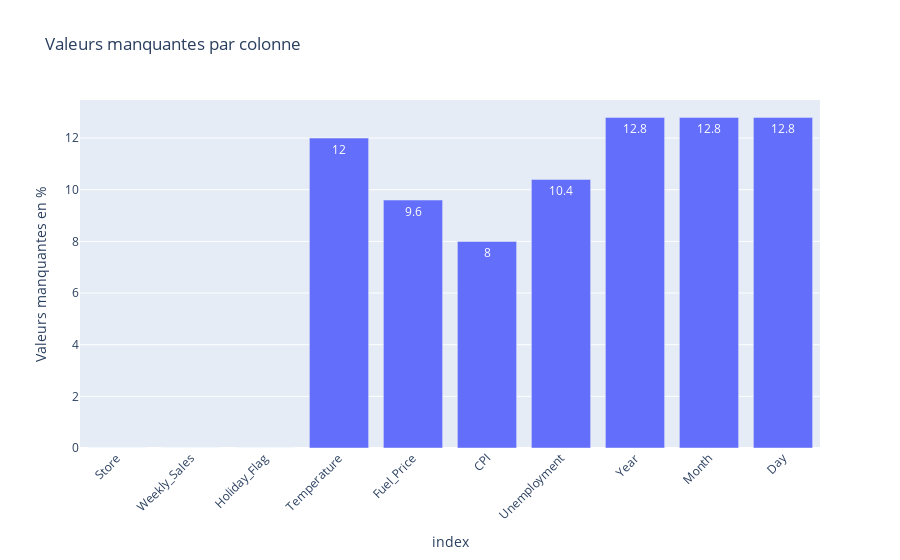
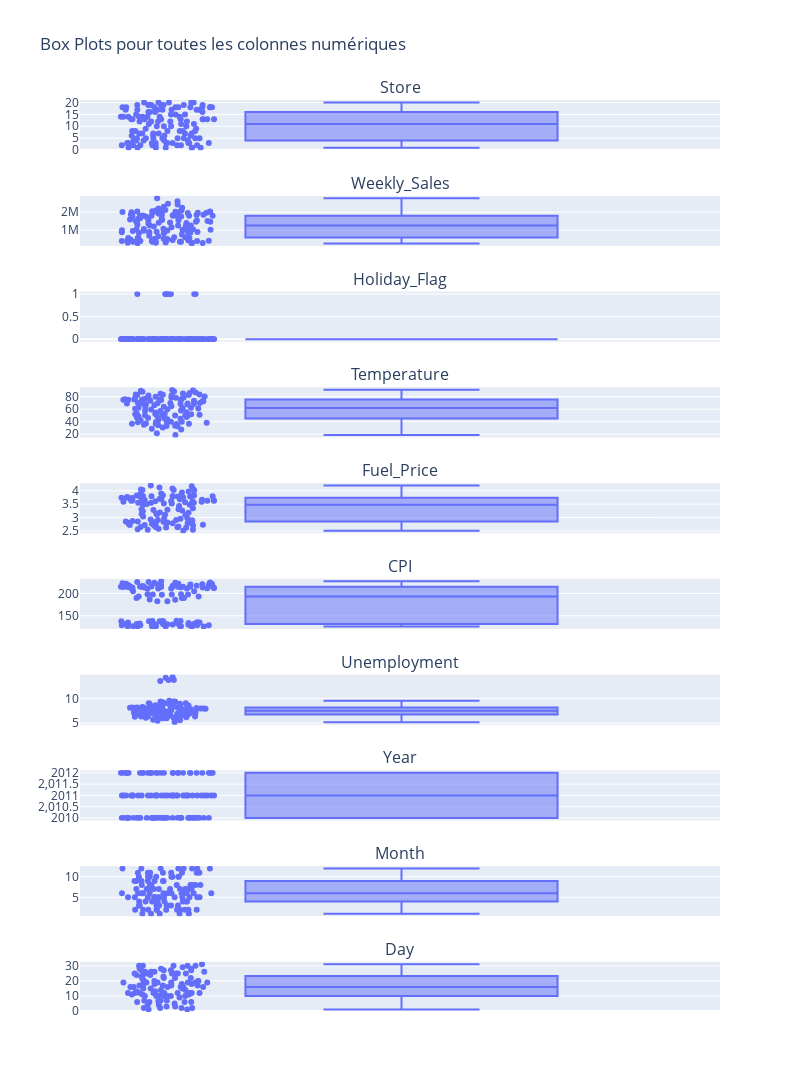

Write notebook code for charts like these, in order.
### Markdown cell above
### L'EDA Analyse exploratoire des données Basique
---

### Code cell
print(f"Nous avons {df.shape[0]} colonnes et {df.shape[1]} lignes dans ce jeu de données")

print("\n... Informations sur les colonnes et les types de données ...")
df.info() 

print("\n... Statistiques descriptives sur les colonnes numériques ...")
display(df.describe())

print("\n... Valeurs manquantes ...")
nb_valeurs_manquantes = df.isnull().sum()
pourcentage_valeurs_manquantes = (df.isnull().mean() * 100).round(2)
df_manquants = pd.DataFrame({
    'Nombre de Valeurs Manquantes': nb_valeurs_manquantes,
    '% Valeurs Manquantes': pourcentage_valeurs_manquantes
})
# Ne garder que les colonnes avec des valeurs manquantes
df_manquants[df_manquants['Nombre de Valeurs Manquantes'] > 0].sort_values('Nombre de Valeurs Manquantes', ascending=False)
print(df_manquants)

print("\n... Visualisation des valeurs manquantes ...")
fig = px.bar(df_manquants, 
             x=pourcentage_valeurs_manquantes.index, 
             y=pourcentage_valeurs_manquantes.values, 
             title="Valeurs manquantes par colonne",
             labels={'x': 'Colonnes', 'y': 'Valeurs manquantes en %'},
             text=pourcentage_valeurs_manquantes.values)

fig.update_layout(xaxis_tickangle=-45)
fig.show()

print("\n... Visualisation histogramme ...")
df.hist(figsize=(15,10))
plt.tight_layout()
plt.show()

print("\n... Visualisation box plot ...")
colonnes_numeriques = df.select_dtypes(include=['float64', 'int64']).columns

# Créer une figure avec des sous-graphiques (1 colonne, autant de lignes que de colonnes numériques)
fig = make_subplots(rows=len(colonnes_numeriques), cols=1, subplot_titles=colonnes_numeriques)

# Ajouter un box plot pour chaque colonne numérique
for i, colonne in enumerate(colonnes_numeriques, start=1):
    box_plot = px.box(df, y=colonne, points="all").data[0]
    fig.add_trace(box_plot, row=i, col=1)

fig.update_layout(
    height=300 * len(colonnes_numeriques),
    width=800,
    title_text="Box Plots pour toutes les colonnes numériques",
    showlegend=False
)
fig.show()

### Figure 1 — Plotly figure (JSON) as saved in the notebook; plotly's stock layout.template omitted (floating-point values rounded to 4 significant figures)
{"data": [{"alignmentgroup": "True", "hovertemplate": "index=%{x}<br>Valeurs manquantes en %=%{y}<br>text=%{text}<extra></extra>", "legendgroup": "", "marker": {"color": "#636efa", "pattern": {"shape": ""}}, "name": "", "offsetgroup": "", "orientation": "v", "showlegend": false, "text": [0, 0, 0, 12, 9.6, 8, 10.4, 12.8, 12.8, 12.8], "textposition": "auto", "type": "bar", "x": ["Store", "Weekly_Sales", "Holiday_Flag", "Temperature", "Fuel_Price", "CPI", "Unemployment", "Year", "Month", "Day"], "xaxis": "x", "y": [0, 0, 0, 12, 9.6, 8, 10.4, 12.8, 12.8, 12.8], "yaxis": "y"}], "layout": {"barmode": "relative", "legend": {"tracegroupgap": 0}, "title": {"text": "Valeurs manquantes par colonne"}, "xaxis": {"anchor": "y", "domain": [0, 1], "tickangle": -45, "title": {"text": "index"}}, "yaxis": {"anchor": "x", "domain": [0, 1], "title": {"text": "Valeurs manquantes en %"}}}}

### Figure 2 — Plotly figure (JSON) as saved in the notebook; plotly's stock layout.template omitted (floating-point values rounded to 4 significant figures)
{"data": [{"alignmentgroup": "True", "boxpoints": "all", "hovertemplate": "Store=%{y}<extra></extra>", "legendgroup": "", "marker": {"color": "#636efa"}, "name": "", "notched": false, "offsetgroup": "", "orientation": "v", "showlegend": false, "type": "box", "x0": " ", "xaxis": "x", "y": [13, 11, 6, 4, 15, 20, 14, 3, 8, 18, 7, 1, 17, 13, 18, 2, 7, 5, 18, 19, 19, 17, 3, 16, 17, 6, 12, 7, 14, 2, 19, 3, 18, 4, 5, 18, 16, 1, 1, 2, 5, 19, 16, 13, 2, 9, 10, 13, 8, 6, 14, 14, 10, 12, 5, 4, 18, 3, 12, 18, 13, 1, 20, 15, 1, 20, 9, 5, 11, 15, 2, 17, 3, 20, 2, 17, 3, 12, 14, 1, 8, 5, 10, 13, 3, 2, 18, 4, 3, 19, 14, 8, 18, 20, 19, 2, 13, 11, 15, 7, 14, 8, 5, 7, 1, 19, 3, 16, 13, 18, 13, 17, 4, 12, 10, 6, 7, 5, 3, 3, 3, 14, 17, 8, 19], "y0": " ", "yaxis": "y"}, {"alignmentgroup": "True", "boxpoints": "all", "hovertemplate": "Weekly_Sales=%{y}<extra></extra>", "legendgroup": "", "marker": {"color": "#636efa"}, "name": "", "notched": false, "offsetgroup": "", "orientation": "v", "showlegend": false, "type": "box", "x0": " ", "xaxis": "x2", "y": [1808000.0, 1244000.0, 1644000.0, 1858000.0, 695400.0, 2204000.0, 2601000.0, 418900.0, 895100.0, 1030000.0, 414100.0, 1677000.0, 829200.0, 1997000.0, 1205000.0, 2433000.0, 561100.0, 290900.0, 1074079, 1427000.0, 1405000.0, 919900.0, 367400.0, 435400.0, 757700.0, 1420000.0, 1021000.0, 563500.0, 2077000.0, 1853000.0, 1267000.0, 365200.0, 988200.0, 2008000.0, 311900.0, 961200.0, 526500.0, 1662000.0, 1642000.0, 1862000.0, 268900.0, 1549000.0, 485100.0, 2035000.0, 1917000.0, 509300.0, 1806000.0, 1847000.0, 888800.0, 1532000.0, 2021000.0, 2096000.0, 1990000.0, 1296000.0, 313400.0, 2771000.0, 1166000.0, 461600.0, 955900.0, 1588000.0, 2461000.0, 1508000.0, 1973000.0, 570600.0, 1539000.0, 1790000.0, 519800.0, 359200.0, 1570000.0, 607500.0, 1758000.0, 986900.0, 432000.0, 2046000.0, 1798000.0, 1047000.0, 384200.0, 964300.0, 1954000.0, 1494000.0, 860300.0, 298700.0, 1768000.0, 2018000.0, 364100.0, 1800000.0, 1087000.0, 2303000.0, 419500.0, 1366000.0, 2096000.0, 994800.0, 1256000.0, 1800000.0, 1468000.0, 2124000.0, 1812000.0, 1757000.0, 660800.0, 457300.0, 1865000.0, 836700.0, 275100.0, 597900.0, 1466000.0, 1467000.0, 398800.0, 614300.0, 1970000.0, 1048000.0, 2026000.0, 855500.0, 2036000.0, 903100.0, 1832000.0, 1639000.0, 532700.0, 301800.0, 403300.0, 397000.0, 424500.0, 2249000.0, 845300.0, 856800.0, 1255000.0], "y0": " ", "yaxis": "y2"}, {"alignmentgroup": "True", "boxpoints": "all", "hovertemplate": "Holiday_Flag=%{y}<extra></extra>", "legendgroup": "", "marker": {"color": "#636efa"}, "name": "", "notched": false, "offsetgroup": "", "orientation": "v", "showlegend": false, "type": "box", "x0": " ", "xaxis": "x3", "y": [0, 0, 0, 0, 0, 0, 0, 0, 0, 0, 0, 0, 0, 0, 0, 0, 0, 0, 0, 0, 0, 0, 0, 0, 0, 0, 0, 1, 1, 0, 0, 0, 0, 0, 0, 0, 0, 1, 1, 0, 0, 0, 0, 0, 0, 0, 0, 0, 0, 0, 0, 0, 0, 0, 0, 0, 0, 0, 0, 0, 0, 0, 0, 0, 0, 0, 0, 0, 0, 0, 0, 0, 0, 0, 0, 0, 0, 0, 0, 0, 0, 0, 0, 0, 0, 0, 0, 0, 0, 0, 0, 1, 0, 1, 0, 0, 0, 1, 0, 0, 0, 0, 0, 1, 0, 0, 0, 0, 0, 0, 0, 0, 0, 1, 0, 0, 0, 0, 0, 0, 0, 0, 0, 0, 0], "y0": " ", "yaxis": "y3"}, {"alignmentgroup": "True", "boxpoints": "all", "hovertemplate": "Temperature=%{y}<extra></extra>", "legendgroup": "", "marker": {"color": "#636efa"}, "name": "", "notched": false, "offsetgroup": "", "orientation": "v", "showlegend": false, "type": "box", "x0": " ", "xaxis": "x4", "y": [42.38, 84.57, 78.89, null, 69.8, 39.93, 30.54, 60.12, 82.92, 52.02, 36.61, 64.74, 60.07, 76.34, 21.33, 50.13, 38.26, 77.38, 50.97, 39.07, 50.76, 44.82, 51.86, 43.95, 45.22, null, 68.4, 18.79, 37, 87.7, 33.26, 80.19, null, 81.85, 60.71, 50.43, null, null, 38.51, 54.63, 82.46, 66.25, 48.29, 61.11, 59.69, 85.02, 86.87, 63.6, 74.92, null, 36.85, null, 57.62, 52.77, 69.17, 36.44, 73.67, 45.71, 91.04, 27.4, 36.78, 67.97, 75.17, 47.42, 62.25, 69.37, 49.96, null, 52.77, 79.97, 44.69, null, 75.19, 39.79, 76.42, 68.91, null, null, 78.47, 74.78, 49.76, 67.53, 90.32, 78.82, 83.52, 46.75, 69.75, 42.4, 82.7, 72.83, 34.89, 33.34, 69.12, 28.85, null, 39.69, 32.71, 69.9, null, 39.3, 34.32, 75.32, 89.42, 57.84, null, 68.26, 63.91, 61.79, 75.95, 73.25, 52.5, null, 82.84, 83.63, 88.44, 74.24, 50.6, 62.37, 75.54, 78.53, 73.44, 72.62, 57.14, 86.05, 55.2], "y0": " ", "yaxis": "y4"}, {"alignmentgroup": "True", "boxpoints": "all", "hovertemplate": "Fuel_Price=%{y}<extra></extra>", "legendgroup": "", "marker": {"color": "#636efa"}, "name": "", "notched": false, "offsetgroup": "", "orientation": "v", "showlegend": false, "type": "box", "x0": " ", "xaxis": "x5", "y": [3.435, null, 2.759, 2.756, 4.069, 3.617, 3.109, 3.555, 3.554, 2.878, 3.767, 3.734, 2.853, 2.85, 2.788, null, 2.725, 3.899, 4.029, 2.963, 4.124, 3.797, 3.261, 3.828, 2.915, 3.523, 4.193, 3.103, null, 3.48, 3.789, 3.467, 3.823, 3.57, 3.297, 4.023, 3.659, 3.73, 2.548, 3.555, 2.64, 2.958, 3.75, 3.788, 2.728, 2.653, 3.666, 3.648, 2.619, 2.64, 3.695, 4.046, 3.882, 3.236, 3.594, 3.149, 2.792, 2.572, 3.701, 3.139, 2.817, 3.594, 2.808, 4.021, 3.308, null, 2.771, 3.63, 3.51, 3.972, 2.976, 3.793, 3.688, 3.739, 3.786, 3.63, 2.667, 4.087, 3.76, 2.854, null, null, null, 2.814, 2.637, null, 3.815, 2.86, 3.346, 2.932, null, 2.548, 2.906, 3.179, 3.722, 2.514, null, 2.735, 2.909, 3.936, 3.193, 2.582, 3.682, 3.596, 3.786, null, 3.308, 2.711, 3.606, 3.84, 3.529, 2.831, 3.627, 3.044, 3.112, 3.807, 3.804, null, 3.285, 2.705, 3.594, 2.78, 2.841, 3.638, 4.17], "y0": " ", "yaxis": "y5"}, {"alignmentgroup": "True", "boxpoints": "all", "hovertemplate": "CPI=%{y}<extra></extra>", "legendgroup": "", "marker": {"color": "#636efa"}, "name": "", "notched": false, "offsetgroup": "", "orientation": "v", "showlegend": false, "type": "box", "x0": " ", "xaxis": "x6", "y": [128.6, 214.6, 212.4, 126.2, 134.9, 213.0, null, 224.1, 219.1, 132.8, 192.8, 221.2, 126.2, null, 131.5, null, 189.7, 216.5, 138.9, 131.9, 138.0, 131.1, null, 192.8, 126.6, 217.3, 129.0, 196.9, null, 214.9, 134.0, 219.7, 134.3, 129.1, 218.6, 138.0, 198.1, 222.4, 211.2, 220.3, 211.9, 132.5, 197.4, 131.0, 211.7, 214.9, 130.7, 129.5, 214.9, 212.9, 189.8, 185.9, 130.6, 126.9, 224.0, 129.9, 132.6, 214.4, 129.2, null, 126.8, 223.4, 204.6, 137.6, 218.2, null, 215.4, 221.4, 223.9, 135.9, 211.1, 131.0, 225.2, 213.5, 215.2, null, 214.7, 129.1, 186.1, 210.3, 214.7, 210.9, 126.1, 126.1, 214.8, 219.4, 135.4, 126.8, 225.3, 132.6, null, 214.6, 132.3, 204.6, 138.2, 210.9, 130.3, 215.1, 131.6, 197.7, 182.6, 214.9, 216.0, 198.1, 215.5, 134.9, 221.6, 189.5, 129.2, 138.2, 130.8, 126.5, 129.2, 126.1, 126.1, 217.0, 197.6, 212.6, null, 214.5, 227.0, 182.4, 126.1, 219.0, 137.9], "y0": " ", "yaxis": "y6"}, {"alignmentgroup": "True", "boxpoints": "all", "hovertemplate": "Unemployment=%{y}<extra></extra>", "legendgroup": "", "marker": {"color": "#636efa"}, "name": "", "notched": false, "offsetgroup": "", "orientation": "v", "showlegend": false, "type": "box", "x0": " ", "xaxis": "x7", "y": [7.47, 7.346, 7.092, 7.896, 7.658, 6.961, null, 6.833, 6.425, 9.331, 8.595, 7.348, 6.885, 7.951, 9.202, 7.441, 8.963, 6.489, 8.243, 8.35, 8.15, 5.527, 6.833, 6.339, 6.635, 6.925, 13.74, 8.256, 8.424, null, 7.771, 7.567, 8.975, 5.946, 6.3, 8.304, 6.061, 6.908, 8.106, 7.057, 6.496, 8.099, 6.162, 5.965, 8.163, null, 7.17, 6.877, 6.315, 6.973, 8.424, 8.521, 7.545, 14.31, 5.422, 5.143, 9.342, 7.368, 13.5, 9.331, 7.795, null, 7.856, 7.943, 7.866, 7.527, 6.56, 5.943, 6.833, 7.806, 8.028, 6.235, 6.664, 6.961, 7.931, 5.936, null, 13.74, 8.625, 7.808, 6.299, null, 9.524, 7.951, 7.343, 7.057, 8.89, 7.127, 6.664, 8.099, 8.992, 6.299, null, 7.484, 8.15, null, 6.104, 7.564, null, 8.09, null, 6.315, 6.529, 7.872, 7.682, 7.658, 7.197, 6.868, 6.877, 8.535, 6.104, null, 5.644, 14.18, 9.199, 6.855, 8.09, 6.768, 7.197, 7.343, 6.034, 8.899, null, null, 8.15], "y0": " ", "yaxis": "y7"}, {"alignmentgroup": "True", "boxpoints": "all", "hovertemplate": "Year=%{y}<extra></extra>", "legendgroup": "", "marker": {"color": "#636efa"}, "name": "", "notched": false, "offsetgroup": "", "orientation": "v", "showlegend": false, "type": "box", "x0": " ", "xaxis": "x8", "y": [2011, null, 2010, 2010, 2011, 2012, 2010, null, 2011, 2010, 2011, 2012, 2010, 2010, null, 2011, 2010, 2011, 2012, 2010, 2012, 2012, 2012, 2011, 2010, 2011, 2011, 2012, 2012, null, 2011, 2011, 2011, 2011, 2011, 2012, 2012, null, 2010, 2012, 2010, 2010, 2012, 2012, 2010, 2010, 2012, 2011, 2010, 2010, 2012, 2011, 2012, 2010, 2012, 2011, 2010, 2010, 2011, 2010, 2010, 2012, 2010, 2012, 2011, 2010, 2010, null, null, null, 2011, null, 2012, null, null, null, null, 2011, 2011, 2010, 2010, 2010, 2010, 2010, 2010, 2012, null, 2010, 2012, 2010, 2010, 2010, 2010, 2010, 2012, 2010, 2012, 2010, 2010, 2012, 2011, 2010, 2011, 2012, 2011, 2011, 2011, 2010, 2011, null, 2012, 2010, 2011, 2010, null, 2011, 2012, 2010, 2011, 2010, 2012, 2010, 2010, 2011, 2012], "y0": " ", "yaxis": "y8"}, {"alignmentgroup": "True", "boxpoints": "all", "hovertemplate": "Month=%{y}<extra></extra>", "legendgroup": "", "marker": {"color": "#636efa"}, "name": "", "notched": false, "offsetgroup": "", "orientation": "v", "showlegend": false, "type": "box", "x0": " ", "xaxis": "x9", "y": [3, null, 5, 5, 6, 2, 12, null, 8, 10, 5, 3, 10, 8, null, 12, 4, 5, 10, 3, 5, 10, 1, 5, 4, 8, 5, 2, 2, null, 3, 9, 4, 6, 11, 4, 9, null, 2, 2, 7, 7, 3, 6, 11, 6, 7, 9, 8, 7, 2, 5, 3, 12, 10, 12, 8, 2, 8, 12, 12, 10, 6, 3, 11, 9, 11, null, null, null, 1, null, 5, null, null, null, null, 5, 7, 5, 3, 4, 6, 7, 6, 1, null, 12, 6, 7, 2, 2, 5, 12, 6, 2, 1, 11, 2, 4, 1, 9, 7, 9, 5, 6, 11, 7, 8, null, 3, 11, 7, 9, null, 4, 5, 11, 10, 6, 10, 6, 6, 8, 4], "y0": " ", "yaxis": "y9"}, {"alignmentgroup": "True", "boxpoints": "all", "hovertemplate": "Day=%{y}<extra></extra>", "legendgroup": "", "marker": {"color": "#636efa"}, "name": "", "notched": false, "offsetgroup": "", "orientation": "v", "showlegend": false, "type": "box", "x0": " ", "xaxis": "x10", "y": [25, null, 28, 28, 3, 3, 10, null, 19, 15, 13, 16, 1, 20, null, 16, 2, 13, 12, 26, 4, 12, 13, 20, 16, 26, 6, 10, 10, null, 25, 23, 15, 24, 11, 27, 14, null, 12, 24, 30, 2, 30, 1, 12, 25, 6, 23, 27, 30, 17, 6, 2, 17, 19, 16, 6, 5, 12, 17, 10, 19, 25, 16, 18, 24, 19, null, null, null, 7, null, 11, null, null, null, null, 27, 15, 14, 12, 30, 25, 2, 18, 6, null, 10, 22, 30, 26, 12, 28, 31, 22, 19, 20, 26, 19, 20, 7, 17, 29, 7, 27, 10, 18, 9, 12, null, 16, 12, 22, 10, null, 22, 25, 12, 7, 4, 19, 18, 11, 12, 20], "y0": " ", "yaxis": "y10"}], "layout": {"annotations": [{"font": {"size": 16}, "showarrow": false, "text": "Store", "x": 0.5, "xanchor": "center", "xref": "paper", "y": 1, "yanchor": "bottom", "yref": "paper"}, {"font": {"size": 16}, "showarrow": false, "text": "Weekly_Sales", "x": 0.5, "xanchor": "center", "xref": "paper", "y": 0.895, "yanchor": "bottom", "yref": "paper"}, {"font": {"size": 16}, "showarrow": false, "text": "Holiday_Flag", "x": 0.5, "xanchor": "center", "xref": "paper", "y": 0.79, "yanchor": "bottom", "yref": "paper"}, {"font": {"size": 16}, "showarrow": false, "text": "Temperature", "x": 0.5, "xanchor": "center", "xref": "paper", "y": 0.685, "yanchor": "bottom", "yref": "paper"}, {"font": {"size": 16}, "showarrow": false, "text": "Fuel_Price", "x": 0.5, "xanchor": "center", "xref": "paper", "y": 0.58, "yanchor": "bottom", "yref": "paper"}, {"font": {"size": 16}, "showarrow": false, "text": "CPI", "x": 0.5, "xanchor": "center", "xref": "paper", "y": 0.475, "yanchor": "bottom", "yref": "paper"}, {"font": {"size": 16}, "showarrow": false, "text": "Unemployment", "x": 0.5, "xanchor": "center", "xref": "paper", "y": 0.37, "yanchor": "bottom", "yref": "paper"}, {"font": {"size": 16}, "showarrow": false, "text": "Year", "x": 0.5, "xanchor": "center", "xref": "paper", "y": 0.265, "yanchor": "bottom", "yref": "paper"}, {"font": {"size": 16}, "showarrow": false, "text": "Month", "x": 0.5, "xanchor": "center", "xref": "paper", "y": 0.16, "yanchor": "bottom", "yref": "paper"}, {"font": {"size": 16}, "showarrow": false, "text": "Day", "x": 0.5, "xanchor": "center", "xref": "paper", "y": 0.055, "yanchor": "bottom", "yref": "paper"}], "height": 3000, "showlegend": false, "title": {"text": "Box Plots pour toutes les colonnes numériques"}, "width": 800, "xaxis": {"anchor": "y", "domain": [0, 1]}, "xaxis10": {"anchor": "y10", "domain": [0, 1]}, "xaxis2": {"anchor": "y2", "domain": [0, 1]}, "xaxis3": {"anchor": "y3", "domain": [0, 1]}, "xaxis4": {"anchor": "y4", "domain": [0, 1]}, "xaxis5": {"anchor": "y5", "domain": [0, 1]}, "xaxis6": {"anchor": "y6", "domain": [0, 1]}, "xaxis7": {"anchor": "y7", "domain": [0, 1]}, "xaxis8": {"anchor": "y8", "domain": [0, 1]}, "xaxis9": {"anchor": "y9", "domain": [0, 1]}, "yaxis": {"anchor": "x", "domain": [0.945, 1]}, "yaxis10": {"anchor": "x10", "domain": [0, 0.055]}, "yaxis2": {"anchor": "x2", "domain": [0.84, 0.895]}, "yaxis3": {"anchor": "x3", "domain": [0.735, 0.79]}, "yaxis4": {"anchor": "x4", "domain": [0.63, 0.685]}, "yaxis5": {"anchor": "x5", "domain": [0.525, 0.58]}, "yaxis6": {"anchor": "x6", "domain": [0.42, 0.475]}, "yaxis7": {"anchor": "x7", "domain": [0.315, 0.37]}, "yaxis8": {"anchor": "x8", "domain": [0.21, 0.265]}, "yaxis9": {"anchor": "x9", "domain": [0.105, 0.16]}}}
